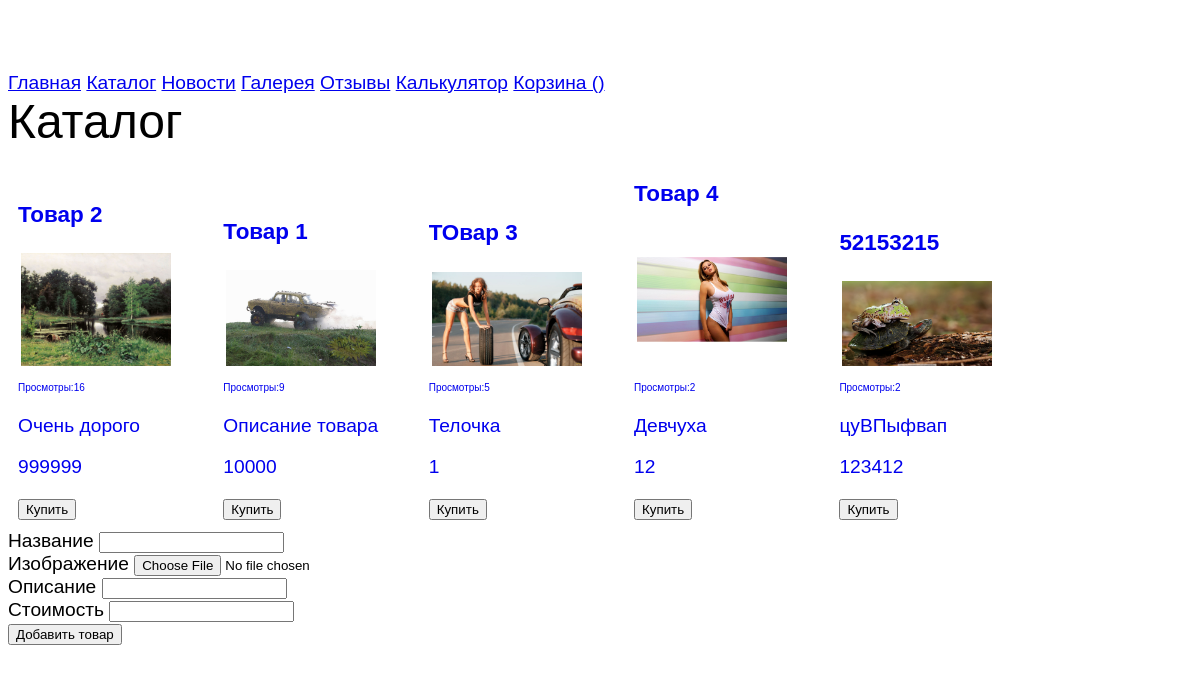
/catalog, run on the app's committed database.
### tables this page shows
CREATE TABLE `products` (
  `id` int NOT NULL,
  `title` text NOT NULL,
  `description` text NOT NULL,
  `price` int NOT NULL,
  `likes` int NOT NULL,
  `filename` text NOT NULL
);

### engine/db.php (called while the page is built, shortened)
<?php
function getDb()
{
  static $db = null;
  if (is_null($db)) {
    $db = @mysqli_connect(HOST, USER, PASS, DB) or die("Could not connect: " . mysqli_connect_error());
  }
  return $db;
}
function getAssocResult($sql)
{
  $db = getDb();
  $result = @mysqli_query($db, $sql) or die(mysqli_error($db));
  $array_result = [];
  while ($row = mysqli_fetch_assoc($result))
    $array_result[] = $row;
  return $array_result;
}

### engine/catalog.php (called while the page is built, shortened)
<?php
function getCatalog()
{
  return getAssocResult("SELECT * FROM products ORDER BY likes DESC");
}

### engine/controller.php (called while the page is built, shortened)
<?php
function prepareVariables($page, $action)
{
  $params['layout'] = 'main';
  switch ($page) {
    case 'catalog':
      $params['catalog'] = getCatalog();
      break;
  }
  return $params;
}

### templates/catalog.php (the view)
<h1>Каталог</h1>
<?php foreach ($catalog as $item): ?>
    <a href="/product/?id=<?= $item['id'] ?>">
    <div class="catalog-item">
        <h3><?= $item['title'] ?></h3>
        <img src="catalog_img/<?= $item['filename'] ?>" width="150"/><br>
        <span style="font-size: x-small;">Просмотры:<?= $item['likes'] ?></span>
        <p><?= $item['description'] ?></p>
        <p><?= $item['price'] ?></p>
        <button>Купить</button>
    </div></a>
<? endforeach; ?>
<form method="post" enctype="multipart/form-data">
    Название <input type="text" name="title"><br>
    Изображение <input type="file" name="image"><br>
    Описание <input type="text" name="description"><br>
    Стоимость <input type="text" name="price"><br>
    <input type="submit" value="Добавить товар" name="load">
</form>

### public/index.php (shortened to what this page needs)
<?php
$url_array = explode('/', $_SERVER['REQUEST_URI']);
$action = $url_array[2];
if ($url_array[1] == "") {
  $page = 'index';
} else {
  $page = $url_array[1];
}
$params = prepareVariables($page, $action);
echo render($page, $params);

### engine/functions.php (shortened to what this page needs)
<?php
function render($page, $params)
{
  return renderTemplate(LAYOUTS_DIR . $params['layout'], [
    'menu' => renderTemplate('menu', $params),
    'content' => renderTemplate($page, $params)
  ]);
}
function renderTemplate($page, $params = [])
{
  extract($params);
  $fileName = TEMPLATES_DIR . $page . ".php";
  if (file_exists($fileName)) {
    include $fileName;
  }
  return ob_get_clean();
}

### templates/menu.php
<a href="/">Главная</a>
<a href="/catalog">Каталог</a>
<a href="/news">Новости</a>
<a href="/gallery">Галерея</a>
<a href="/feedback">Отзывы</a>
<a href="/calc">Калькулятор</a>
<a href="/basket">Корзина (<?=$count?>)</a>
<br>

### templates/layouts/main.php (shortened to what this page needs)
<!doctype html>
<html lang="en">
<head>
    <link rel="stylesheet" type="text/css" href="/css/style.css"/>
</head>
<body>
<div id="main">
<?=$menu?>
<?=$content?>
</div>
</body>
</html>

### public/css/style.css (style rules this page uses)
body { font: normal 1.2em Verdana,Arial,sans-serif; height: 100%; padding-bottom: 1px; padding-top: 64px; }
#main { max-width:1200px; margin:0 auto; }
h1 { font: normal 2.5em Arial,sans-serif; margin: 0; padding: 0; }
.catalog-item { margin: 10px; display: inline-block; width: 180px; }
.catalog-item img { border:3px solid white; }

### data on the page
products: title "Товар 2", filename (picture), likes "16", description "Очень дорого", price "999999"
products: title "Товар 1", filename (picture), likes "9", description "Описание товара", price "10000"
products: title "ТОвар 3", filename (picture), likes "5", description "Телочка", price "1"
products: title "Товар 4", filename (picture), likes "2", description "Девчуха", price "12"
products: title "52153215", filename (picture), likes "2", description "цуВПыфвап", price "123412"
